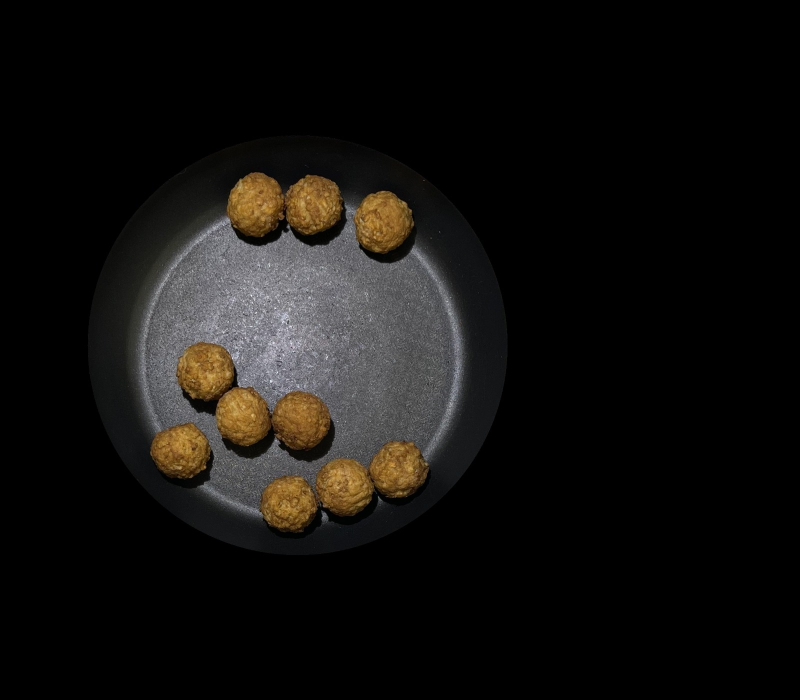
#> input picture Meatballs/Meatball.jpeg, 1600 x 1400 px, found by its file name (shown at 1/2 size)
$ python watershed.py   (older library calls are emulated)
#> lines starting #> are read from the running program, lines starting #| are printed output that depends on the picture; after the words box and inside, x2 and y2 are one past the last pixel; in counts of white or black regions, pixels touching at a corner belong together
from skimage.feature import peak_local_max
from skimage.morphology import watershed
from scipy import ndimage
import numpy as np
import argparse
import imutils
import cv2

image = cv2.imread("C:\\Users\\Lou\\OneDrive - HAN\\Cook3r\\Meatballs\\Meatball.jpeg")
#> image is the input picture: shape (1400, 1600, 3); mean B, G, R 15.2, 17.2, 18.9
shifted = cv2.pyrMeanShiftFiltering(image, 21, 51)
cv2.namedWindow("Original", cv2.WINDOW_NORMAL)
cv2.resizeWindow("Original", 500, 500)
cv2.imshow("Original", image)

hsvImage = cv2.cvtColor(image, cv2.COLOR_BGR2HSV)
#> hsvImage: shape (1400, 1600, 3); mean H, S, V 17.8, 13.9, 19.5

MINIMAL_HSV = np.array([0, 60, 0], np.uint8)
MAXIMAL_HSV = np.array([179, 255, 255], np.uint8)

hsvMask = cv2.inRange(hsvImage, (0, 100 , 0), (179, 255, 255))
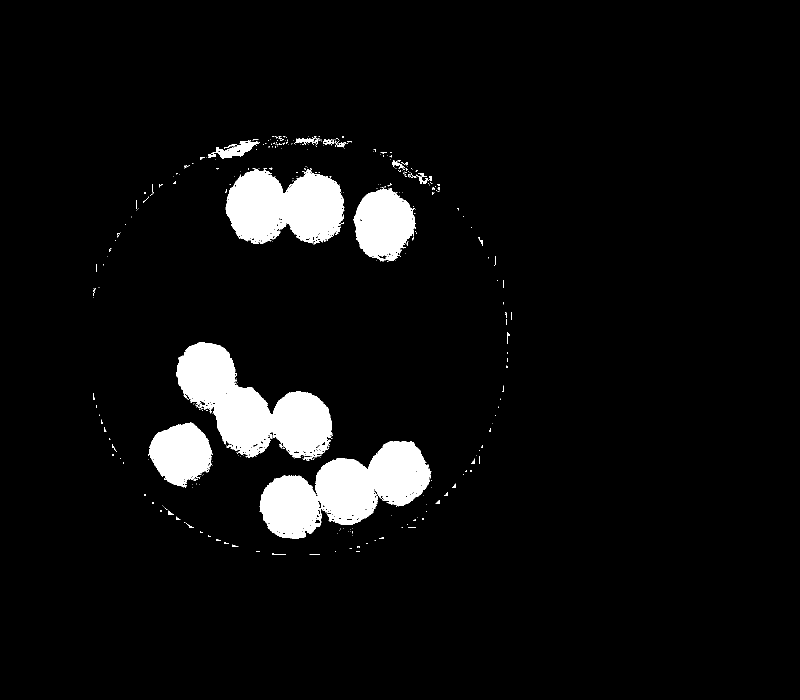
#> hsvMask: shape (1400, 1600) (shown at 1/2 size); 5.7% white; 445 white regions (391 under 20 px), largest, box (x1, y1, x2, y2) and area: (519, 882, 863, 1078) 35897, (352, 684, 665, 922) 35705, (451, 336, 689, 488) 26372
maskedMeatballs = cv2.bitwise_and(image, image, mask=hsvMask)
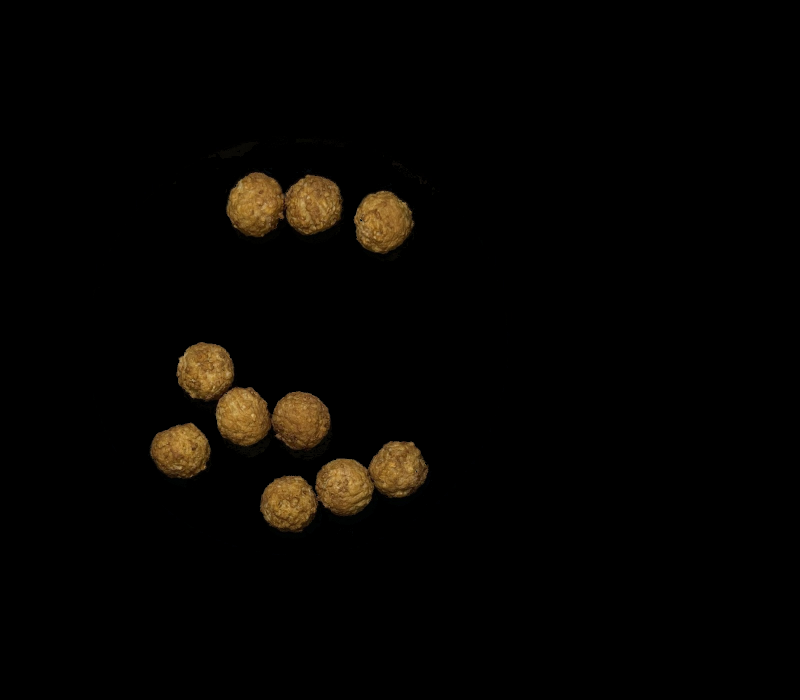
#> maskedMeatballs: shape (1400, 1600, 3) (shown at 1/2 size); mean B, G, R 1.9, 4.3, 6

cv2.namedWindow("HSV Masked Image", cv2.WINDOW_NORMAL)
cv2.resizeWindow("HSV Masked Image", 500, 500)
cv2.imshow("HSV Masked Image", maskedMeatballs)

gray = cv2.cvtColor(maskedMeatballs, cv2.COLOR_BGR2GRAY)
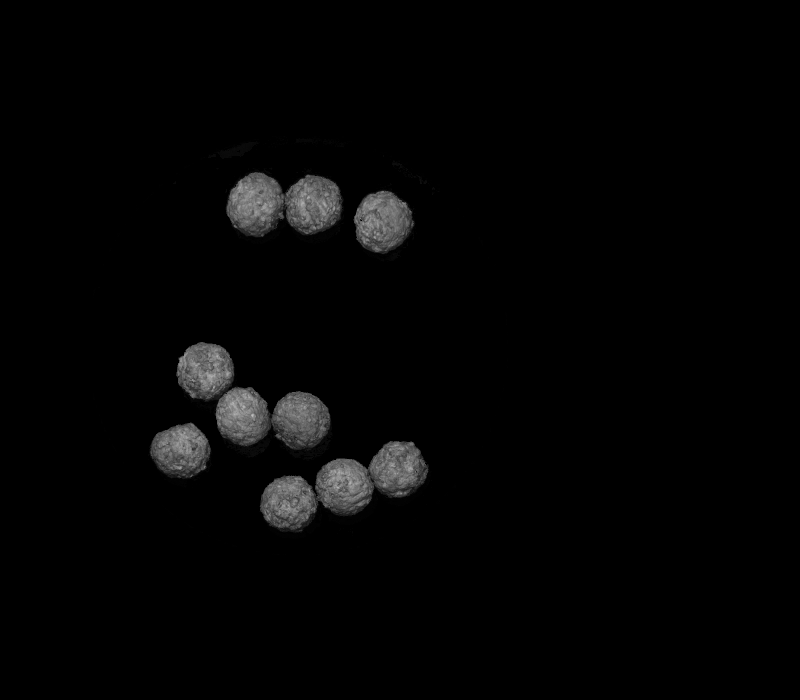
#> gray: shape (1400, 1600) (shown at 1/2 size); min 0, max 196, mean 4.5

(ret, thresh) = cv2.threshold(gray, 15, 255, cv2.THRESH_BINARY)
#> thresh: shape (1400, 1600); 4.8% white; 57 white regions (52 under 20 px), largest, box (x1, y1, x2, y2) and area: (352, 684, 662, 902) 31534, (519, 882, 858, 1066) 30970, (451, 344, 687, 475) 22720, (707, 381, 829, 508) 11418, (299, 845, 422, 958) 10255

cv2.namedWindow("Thresholded", cv2.WINDOW_NORMAL)
cv2.resizeWindow("Thresholded", 500, 500)
cv2.imshow("Thresholded", thresh)

cv2.namedWindow("Blurred", cv2.WINDOW_NORMAL)
cv2.resizeWindow("Blurred", 500, 500)

# compute the exact Euclidean distance from every binary
# pixel to the nearest zero pixel, then find peaks in this
# distance map
D = ndimage.distance_transform_edt(thresh)
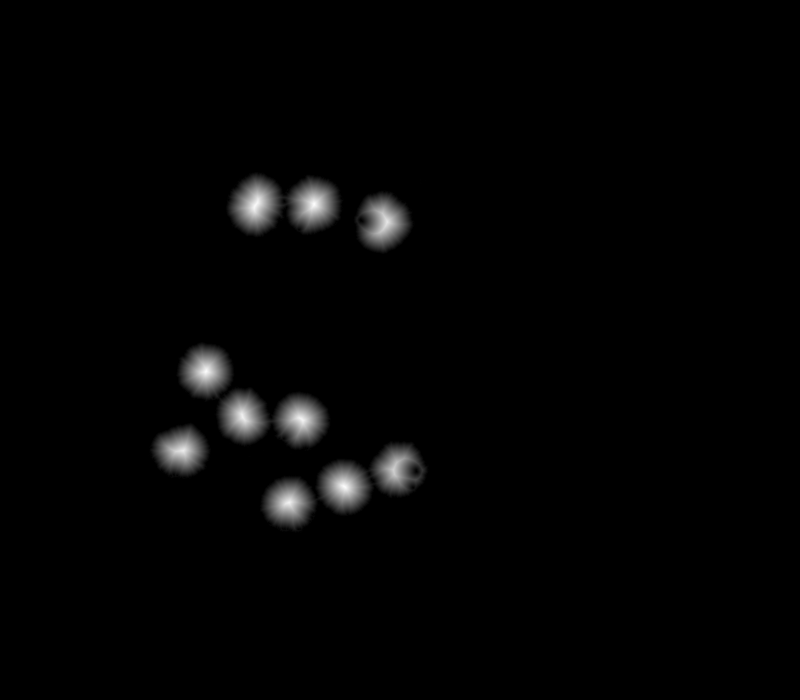
#> D: shape (1400, 1600) float64 (shown at 1/2 size); min 0, max 55.01, mean 0.9; drawn with min black and max white
localMax = peak_local_max(D, indices=False, min_distance=50,
	labels=thresh)
#> localMax: shape (1400, 1600) bool; 0% white in thin lines or dots, all inside (x1, y1, x2, y2) = (366, 407, 787, 1006)
# perform a connected component analysis on the local peaks,
# using 8-connectivity, then appy the Watershed algorithm
markers = ndimage.label(localMax, structure=np.ones((3, 3)))[0]
#> markers: shape (1400, 1600) int32; 11 distinct labels, from 0 to 10
labels = watershed(-D, markers, mask=thresh)
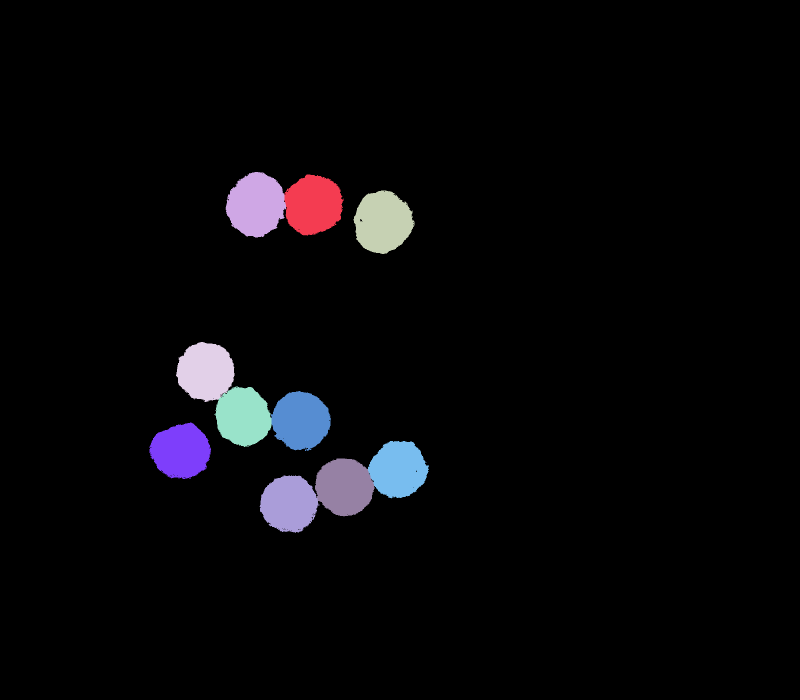
#> labels: shape (1400, 1600) int32 (shown at 1/2 size); 11 distinct labels, from 0 to 10; one colour per label, 0 black
print("[INFO] {} unique segments found".format(len(np.unique(labels)) - 1))
#| [INFO] 10 unique segments found

# loop over the unique labels returned by the Watershed
# algorithm
for label in np.unique(labels):
	# if the label is zero, we are examining the 'background'
	# so simply ignore it
	if label == 0:
		continue
	# otherwise, allocate memory for the label region and draw
	# it on the mask
	mask = np.zeros(gray.shape, dtype="uint8")
	mask[labels == label] = 255
	# detect contours in the mask and grab the largest one
	cnts = cv2.findContours(mask.copy(), cv2.RETR_EXTERNAL,
		cv2.CHAIN_APPROX_SIMPLE)
	cnts = imutils.grab_contours(cnts)
	c = max(cnts, key=cv2.contourArea)
	# draw a circle enclosing the object
	((x, y), r) = cv2.minEnclosingCircle(c)
	cv2.circle(image, (int(x), int(y)), int(r), (0, 255, 0), 2)
	cv2.putText(image, "#{}".format(label), (int(x) - 10, int(y)),
		cv2.FONT_HERSHEY_SIMPLEX, 0.6, (0, 0, 255), 2)
#> this loop made 11 passes
#> (x, y, r) on passes 2 to 11: (626.7, 410.4, 62.86), (511, 408.9, 65.63), (764.7, 443.8, 63.61), (410.3, 743.4, 60.43), (485.1, 832.1, 61.12), (600.3, 841.8, 61.01), (360, 902.7, 61.76), (796.6, 937.1, 60.72), (688.3, 972.9, 60.17), (578.1, 1007.4, 59.94)
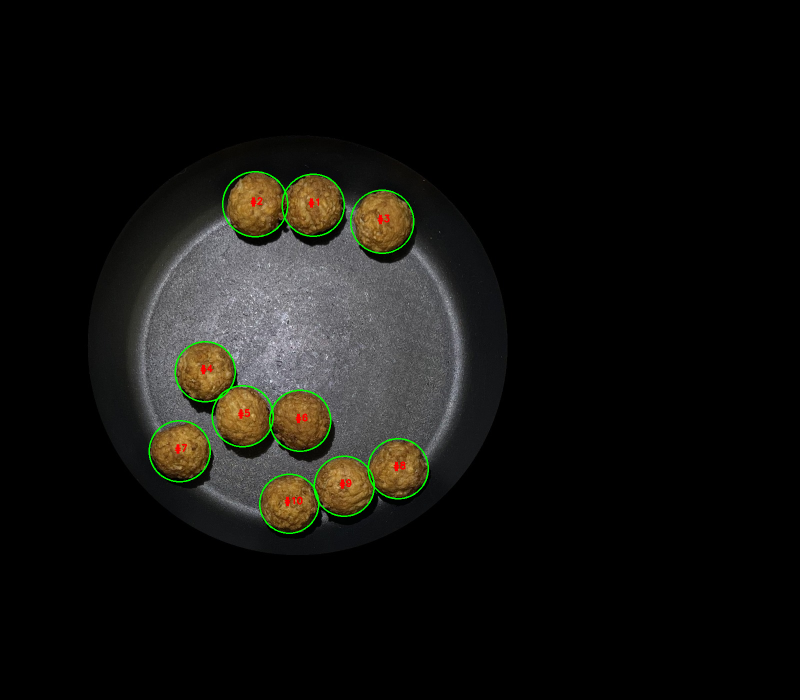
#> image: shape (1400, 1600, 3) (shown at 1/2 size); 0.62% of pixels changed, all inside (x1, y1, x2, y2) = (297, 342, 858, 1068)
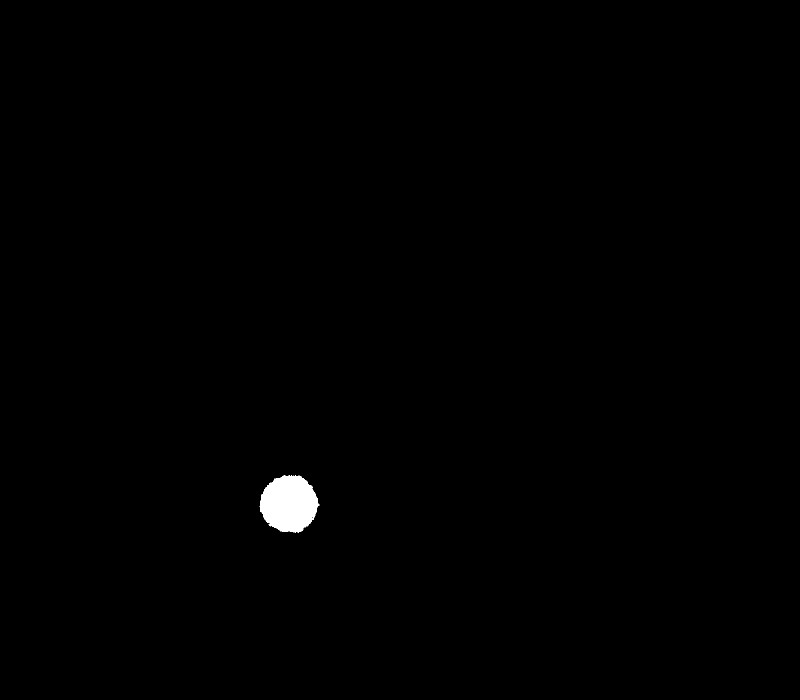
#> mask: shape (1400, 1600) (shown at 1/2 size); 0.45% white; 1 white region, box (x1, y1, x2, y2) and area: (519, 951, 639, 1066) 10184
# show the output image
cv2.namedWindow("Output", cv2.WINDOW_NORMAL)
cv2.resizeWindow("Output", 500, 500)
cv2.imshow("Output", image)
cv2.waitKey(0)
